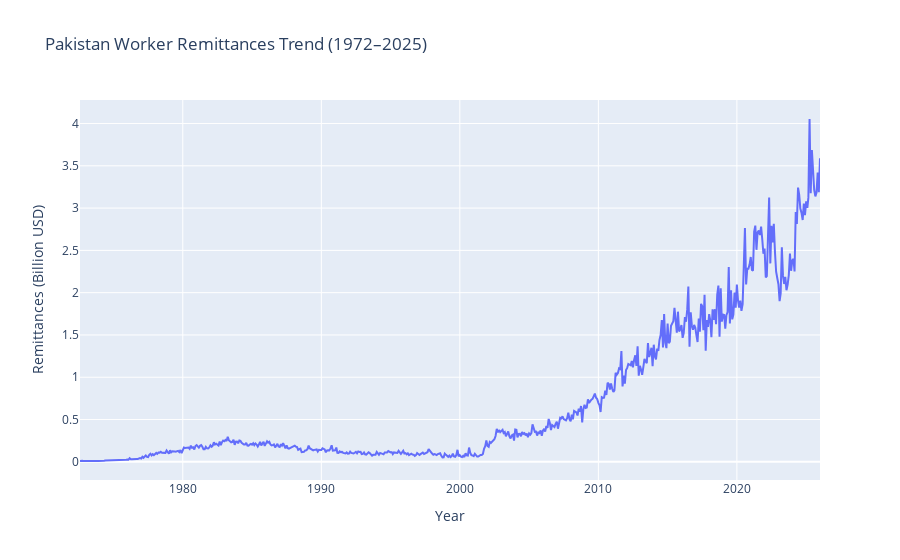

Notebook code cell kept with this figure:
### Markdown cell above
## **2. Long-Term Trend Analysis (1972–2025)**
#### **📈 Total Growth Over Time**

### Code cell
# simple time-series plot of annual remittance inflows
fig = px.line(
    df,
    x="Date",
    y="Remittances_Billion_USD",
    title="Pakistan Worker Remittances Trend (1972–2025)",
    markers=False
)

# tidy axis labels and enable unified hover tooltip
fig.update_layout(
    xaxis_title="Year",
    yaxis_title="Remittances (Billion USD)",
    hovermode="x unified"
)

fig.show()

### Figure 1 — Plotly figure (JSON) as saved in the notebook; plotly's stock layout.template omitted (floating-point values rounded to 4 significant figures; data arrays with more than 128 entries replaced by an {"elided": "..."} marker saying what was removed)
{"data": [{"hovertemplate": "Date=%{x}<br>Remittances_Billion_USD=%{y}<extra></extra>", "legendgroup": "", "line": {"color": "#636efa", "dash": "solid"}, "marker": {"symbol": "circle"}, "mode": "lines", "name": "", "orientation": "v", "showlegend": false, "type": "scatter", "x": {"elided": "642 str values"}, "xaxis": "x", "y": {"elided": "642 float values"}, "yaxis": "y"}], "layout": {"hovermode": "x unified", "legend": {"tracegroupgap": 0}, "title": {"text": "Pakistan Worker Remittances Trend (1972–2025)"}, "xaxis": {"anchor": "y", "domain": [0, 1], "title": {"text": "Year"}}, "yaxis": {"anchor": "x", "domain": [0, 1], "title": {"text": "Remittances (Billion USD)"}}}}
